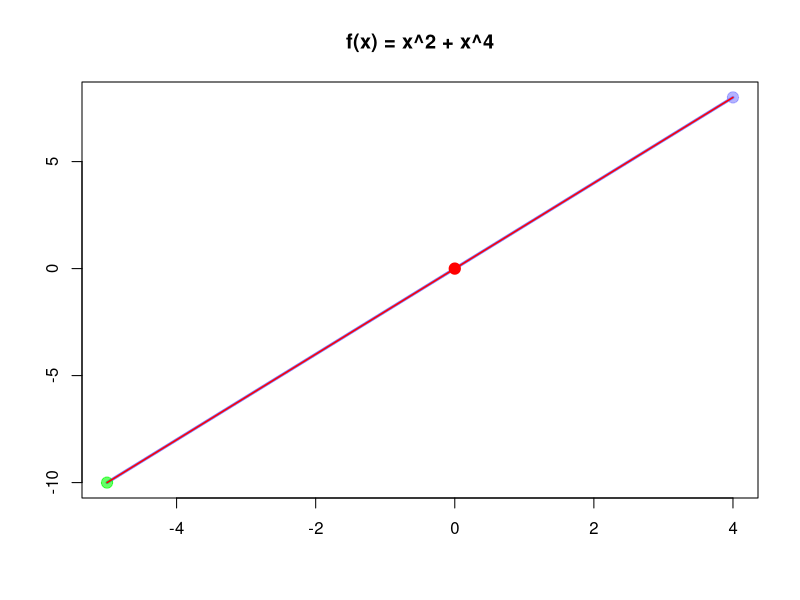

Source code (R):
# --------------------------------------
# Secante 2
#
# Author : Alan Samuel Aguirre Salazar
# --------------------------------------



library(Deriv)

# grafica()

f = function(x){
  x^2
}

f1 = Deriv(f, nderiv = 1)
f2 = Deriv(f1,nderiv = 1)

grafica = function(){
  z = seq(-5,4, length=100)
  plot(z,f1(z), type="l",col=rgb(0,0,1,0.5),lwd=3, xlab="", ylab="", main='f(x) = x^2 + x^4')
}

grafica()

secante = function(x1, x2, err){
  a = 0
  for(i in 1:10){
    points(x1, f1(x1), pch=19, col=rgb(0,1,0, 0.6), cex=1.5)
    points(x2, f1(x2), pch=19, col=rgb(0.5,0.5,1, 0.6), cex=1.5)
    a = x2 - f1(x2)/((f1(x2)-f1(x1))/(x2-x1))
    lines(c(x1,a), c(f1(x1),0), col="red", lwd=1.5)
    lines(c(x2,a), c(f1(x2),0), col="red", lwd=1.5)
    segments(a,0,a,f1(a), col="black", lwd=1.5)
    if(f1(a) > 0){
      x2 = a
    }
    else{
      x1 = a 
    }
    if(abs(f1(a)) < err){
      break
    }
  }
  
  cat('x*=', a, 'f(x*)=', f(a))
  points(a, f1(a), pch=19, col=rgb(1,0,0,1), cex=1.5)
}

secante(-5, 4, 1e-8)

